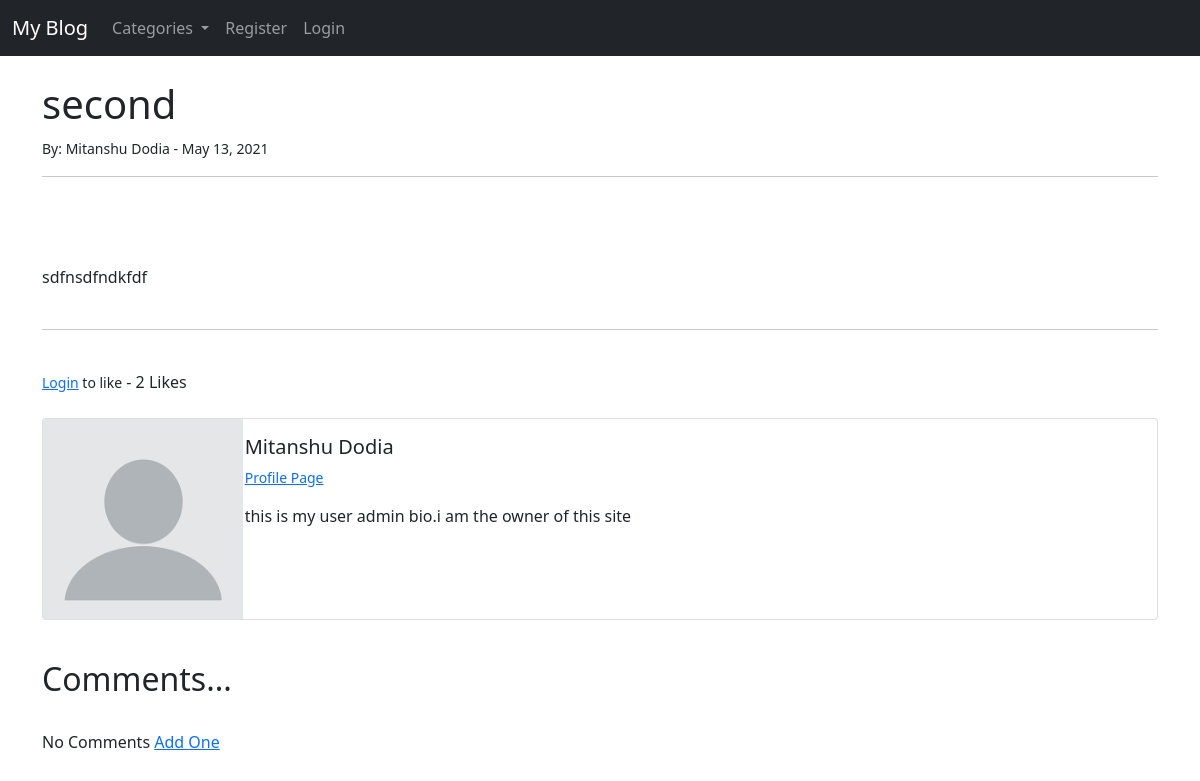
The app's page /article/2 with its own data.
### theblog/models.py (models this page shows, shortened)
class Post(models.Model):
    title = models.CharField(max_length = 225)
    header_image = models.ImageField(null = True, blank=True, upload_to='images/')
    title_tag = models.CharField(max_length=255, )
    author = models.ForeignKey(User, on_delete=models.CASCADE)
    body = RichTextField(blank=True, null=True)
    post_date = models.DateField(auto_now_add=True)
    category = models.CharField(max_length=225, default='coding')
    snippet = models.CharField(max_length=255)
    likes = models.ManyToManyField(User, related_name='blog_post')
    def total_likes(self):
        return self.likes.count()

class Profile(models.Model):
    user = models.OneToOneField(User, null = True, on_delete=models.CASCADE)
    bio = models.TextField()
    profile_pic = models.ImageField(null = True, blank=True, upload_to='images/profiles')
    website_url = models.CharField(max_length=255, null=True, blank=True)
    facebook_url = models.CharField(max_length=255, null=True, blank=True)
    twitter_url = models.CharField(max_length=255, null=True, blank=True)
    instagram_url = models.CharField(max_length=255, null=True, blank=True)
    linkedin_url  = models.CharField(max_length=255, null=True, blank=True)

### theblog/views.py (the view)
# urls.py: path('article/<int:pk>', views.ArticleDetailView.as_view(), name = 'article'),
class ArticleDetailView(DetailView):
    model = Post
    template_name = 'theblog/article_detail.html'
    def get_context_data(self, *args, **kwargs):
        cat_menu = Category.objects.all()
        context = super(ArticleDetailView, self).get_context_data( *args, **kwargs)
        stuff = get_object_or_404(Post, id = self.kwargs['pk'])
        total_likes = stuff.total_likes()
        liked = False
        if stuff.likes.filter(id = self.request.user.id).exists():
            liked = True
        context['cat_menu'] = cat_menu
        context['total_likes'] = total_likes
        context['liked'] = liked
        return context

### theblog/models.py (called while the page is built)
    def __str__(self):
        return self.name

### theblog/templates/theblog/article_detail.html (shortened to what this page needs)
{% extends 'theblog/base.html' %}
{% load static %}
{% block content %}
<h1>{{ post.title }}</h1>
<small>
    By: {{ post.author.first_name }} {{ post.author.last_name }} - {{ post.post_date }}
</small><br/>
<hr>
<br>
    <br><br>
    {{ post.body|safe }}
    <br><br>
    <hr>
    <br>
    <form action="{% url 'like_post' post.pk %}" method="post">
    {% if user.is_authenticated %}
        {% if liked %}
            <button type = 'submit' name="post_id" value = '{{ post.id }}' class = 'btn btn-danger btn-sm'>Unlike</button>
        {% else %}
            <button type = 'submit' name="post_id" value = '{{ post.id }}' class = 'btn btn-primary btn-sm'>Like</button>
        {% endif %}
    {% else %}
        <small><a href="{% url 'login' %}">Login</a> to like</small>
    {% endif %}
        - {{ total_likes }} Likes
    </form>
    <br>
    <div class="card mb-3" >
      <div class="row g-0">
        <div class="col-md-2">
        {% if post.author.profile.profile_pic %}
          <img src="{{ post.author.profile.profile_pic.url }}" width="200" height="200">
        {% else %}
          <img src="{% static 'theblog/images/generaldp.png' %}" width="200" height="200">
        {% endif %}
        </div>
        <div class="col-md-10">
          <div class="card-body">
            <h5 class="card-title">
                {{ post.author.first_name }}
                {{ post.author.last_name }}</h5>
            <p class="small text-muted">
                {% if post.author.profile %}
                    <a href="{% url 'profile_page' post.author.profile.id %}">Profile Page</a>
                {% endif %}
            </p>
            <p class="card-text">{{ post.author.profile.bio }}</p>
          </div>
        </div>
      </div>
    </div>
    <br>
    <h2>Comments...</h2>
    <br>
    {% if not post.comments.all %}
        No Comments <a href="{% url 'add_comment' post.pk %}">Add One</a>
    {% endif %}
{% endblock %}

### records on screen
Post: title "second", author.first_name "Mitanshu", author.last_name "Dodia", post_date "May 13, 2021", body "sdfnsdfndkfdf", author.profile.bio "this is my user admin bio.i am the owner of this site"

### other values on screen
{{ total_likes }} "2"
